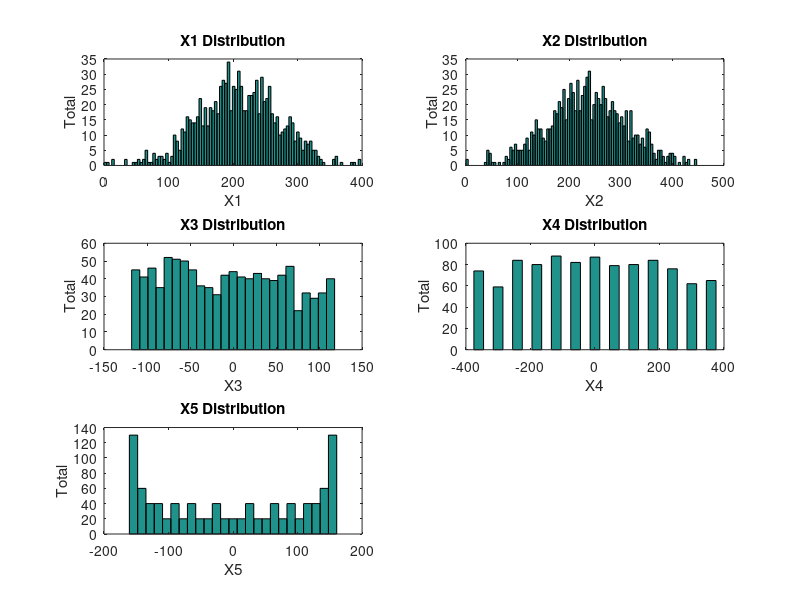

This chart was generated by the following MATLAB code: (Note: this script raises an error after producing the figure.)
%% Import the data
close all; clear; clc;
data = csvread('data133610.csv');

% Separate data into Inputs and output
X = data(:,1:5);
Y = data(:,6);

%% Assess Data
X1 = X(:,1); % Gaussian
X2 = X(:,2); % Guassian
X3 = X(:,3); % Uniform
X4 = X(:,4); % Uniform
X5 = X(:,5); % Uniform
%%
% Compare data points against each other
subplot(4,3,1), scatter(X1,X2,[],Y)
xlabel('X1'),ylabel('X2');
subplot(4,3,2), scatter(X1,X3,[],Y)
xlabel('X1'),ylabel('X3');
subplot(4,3,3), scatter(X1,X4,[],Y)
xlabel('X1'),ylabel('X4');
subplot(4,3,4), scatter(X1,X5,[],Y)
xlabel('X1'),ylabel('X5');
subplot(4,3,5), scatter(X2,X3,[],Y)
xlabel('X2'),ylabel('X3');
subplot(4,3,6), scatter(X2,X4,[],Y)
xlabel('X2'),ylabel('X4');
subplot(4,3,7), scatter(X2,X5,[],Y)
xlabel('X2'),ylabel('X5');
subplot(4,3,8), scatter(X3,X4,[],Y)
xlabel('X3'),ylabel('X4');
subplot(4,3,9), scatter(X3,X5,[],Y)
xlabel('X3'),ylabel('X5');
subplot(4,3,10), scatter(X4,X5,[],Y)
xlabel('X4'),ylabel('X5');

%%
% help hist
figure(1);

subplot(3,2,1), hist(X1,100), title('X1 Distribution');
xlabel('X1'),ylabel('Total');
subplot(3,2,2), hist(X2,100), title('X2 Distribution');
xlabel('X2'),ylabel('Total');
subplot(3,2,3), hist(X3,25), title('X3 Distribution');
xlabel('X3'),ylabel('Total');
subplot(3,2,4), hist(X4,25), title('X4 Distribution');
xlabel('X4'),ylabel('Total');
subplot(3,2,5), hist(X5,25), title('X5 Distribution');
xlabel('X5'),ylabel('Total');
print -dpng DataDistribution.png

%% Parametric Density Estimation

mu = mean(x); % mean
sigma = std(X); % standard deviation


%x = X; % will result in preprocessed data

% Parametric Density Estimation of 1 and 2 because they are Gaussian
for i = [1 2]
    in = (1/sqrt((2*pi)^size(x,2)*sigma(i)^2)) * exp(-((x(:,i)-mu(i)).^2)./(2 * sigma(i)^2));
    eval(['x' num2str(i) '=in;']);
end 

clear data in i; % clears stated variables from workspace

%%
figure(11); hist(x1,100), title('X1 Distribution');
xlabel('X1'),ylabel('Total');

figure(12); hist(x2,100), title('X2 Distribution');
xlabel('X2'),ylabel('Total');

%% Normalise data

X_avg = mean(X);
X_std = std(X);
x = X;

for i = 1:length(X(1,:))
    x(:,i) = X(:,i) - X_avg(i);
    x(:,i) = X(:,i) / X_std(i);
end

X1 = x(:,1); % Gaussian
X2 = x(:,2); % Guassian
X3 = x(:,3); % Uniform
X4 = x(:,4); % Uniform
X5 = x(:,5); % Uniform

figure(1);gplotmatrix(x,Y);
figure(2);gplotmatrix(X,Y);

%% Initialize weights

noInputs = length(X(1,:))+1; % Number of nodes in 1st hidden layer (5 features + bias)

hidden1 = length(X(1,:))+1; % Number of nodes in 1st hidden layer (5 features + bias)
output = 1 ;% No nodes in output layer

w1 = ones(hidden1,noInputs); % Initilaize weights of first hidden layer
w2 = ones(output,hidden1); % Initilaize weights of last hidden layer

w(1,:) = w(1,:) *2; % test: multiply 1 set of weights by 2

a = x(1,:)'
b = w1 * a
c = w2 * b

